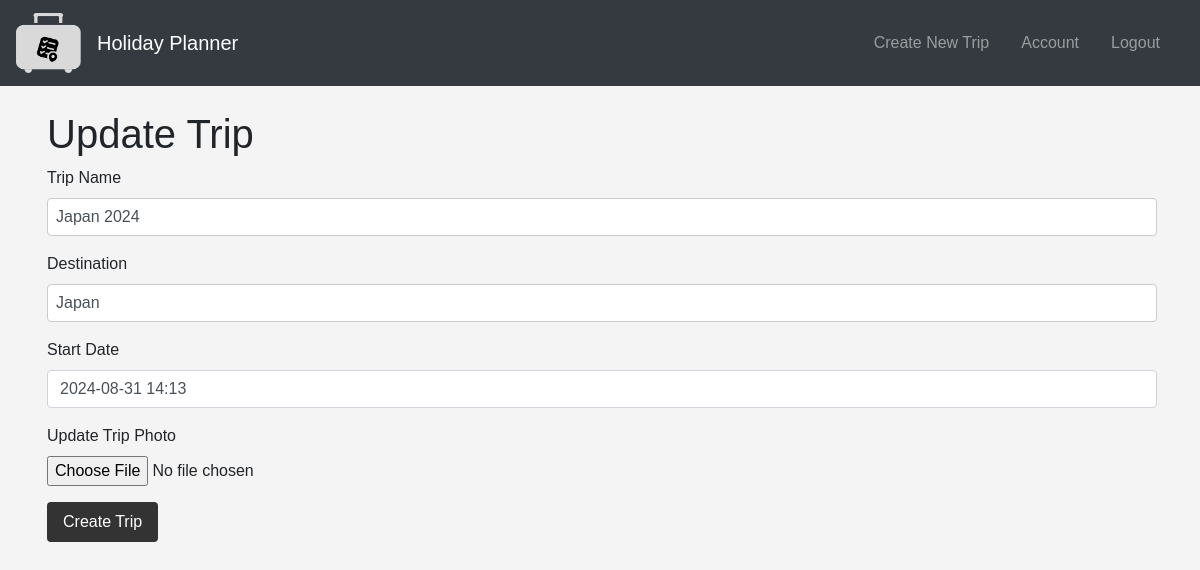
Screenshot of /trip/1/update (signed in) with the database file from the repository.
### models.py (models this page shows, shortened)
class Trip(db.Model):
    id = db.Column(db.Integer, primary_key=True)
    name = db.Column(db.String(100), nullable=False)
    date_posted = db.Column(db.DateTime, nullable=False, default=datetime.utcnow)
    destination = db.Column(db.String(100), nullable=False)
    photo_file = db.Column(db.String(20), nullable=False, default='default.jpg')
    latitude = db.Column(db.Float, nullable=False)
    longitude = db.Column(db.Float, nullable=False)
    start_date = db.Column(db.DateTime, nullable=False)
    user_id = db.Column(db.Integer, db.ForeignKey('user.id'), nullable=False)
    itineraries = db.relationship('Itinerary', backref='trip', lazy=True, cascade="all, delete-orphan")

### routes.py (the view)
@app.route('/trip/<int:trip_id>/update', methods=['GET', 'POST'])
@login_required
def update_trip(trip_id):
    trip = Trip.query.get_or_404(trip_id)
    if trip.organizer != current_user:
        abort(403)
    form = TripForm()
    if form.validate_on_submit():
        if form.photo.data:
            photo_file = save_picture(form.photo.data)
            trip.photo_file = photo_file
        trip.name = form.name.data
        trip.destination = form.destination.data
        trip.start_date = form.start_date.data
        lat, lng = get_coordinates(form.destination.data)
        if lat is None or lng is None:
            flash('Could not find coordinates for the provided destination.', 'danger')
            return redirect(url_for('update_trip', trip_id=trip.id))
        trip.latitude = lat
        trip.longitude = lng
        db.session.commit()
        flash('Your trip has been updated!', 'success')
        return redirect(url_for('trip', trip_id=trip.id))
    elif request.method == 'GET':
        form.name.data = trip.name
        form.destination.data = trip.destination
        form.start_date.data = trip.start_date
    return render_template('edit_trip.html', title='Update Trip', form=form)

### forms.py
class TripForm(FlaskForm):
    name = StringField('Trip Name', validators=[DataRequired()])
    destination = StringField('Destination', validators=[DataRequired()])
    start_date = DateTimeField('Start Date', format='%Y-%m-%d %H:%M', validators=[DataRequired()])
    photo = FileField('Update Trip Photo', validators=[FileAllowed(['jpg', 'jpeg', 'png'])])
    submit = SubmitField('Create Trip')

### models.py (called while the page is built)
@login_manager.user_loader
def load_user(user_id):
    return User.query.get(int(user_id))

### templates/edit_trip.html (shortened to what this page needs)
{% extends "base.html" %}
{% block content %}
<h1>{{ title }}</h1>
<form method="POST" action="" enctype="multipart/form-data">
    <div class="form-group">
        {{ form.name.label(class="form-label") }}
        {{ form.name(class="form-control") }}
    </div>
    <div class="form-group">
        {{ form.destination.label(class="form-label") }}
        {{ form.destination(class="form-control") }}
    </div>
    <div class="form-group">
        {{ form.start_date.label(class="form-label") }}
        {{ form.start_date(class="form-control datepicker") }}
    </div>
    <div class="form-group">
        {{ form.photo.label(class="form-label") }}
        {{ form.photo(class="form-control-file") }}
    </div>
    <div class="form-group">
        {{ form.submit(class="btn btn-primary") }}
    </div>
</form>
{% endblock %}

### static/styles.css (style rules this page uses)
body { font-family: Arial, sans-serif; margin: 0; padding: 0; background-color: #f4f4f4; }
form div { margin-bottom: 1rem; }
form label { display: block; margin-bottom: 0.5rem; }
form input[type="text"], form input[type="email"], form input[type="password"] { width: 100%; padding: 0.5rem; border: 1px solid #ccc; border-radius: 0.25rem; }
form input[type="submit"] { padding: 0.5rem 1rem; border: none; background-color: #333; color: #fff; border-radius: 0.25rem; cursor: pointer; }

### rows the page displays
Trip: name "Japan 2024", destination "Japan", start_date "2024-08-31 14:13"

### other values shown
{{ title }} "Update Trip"
